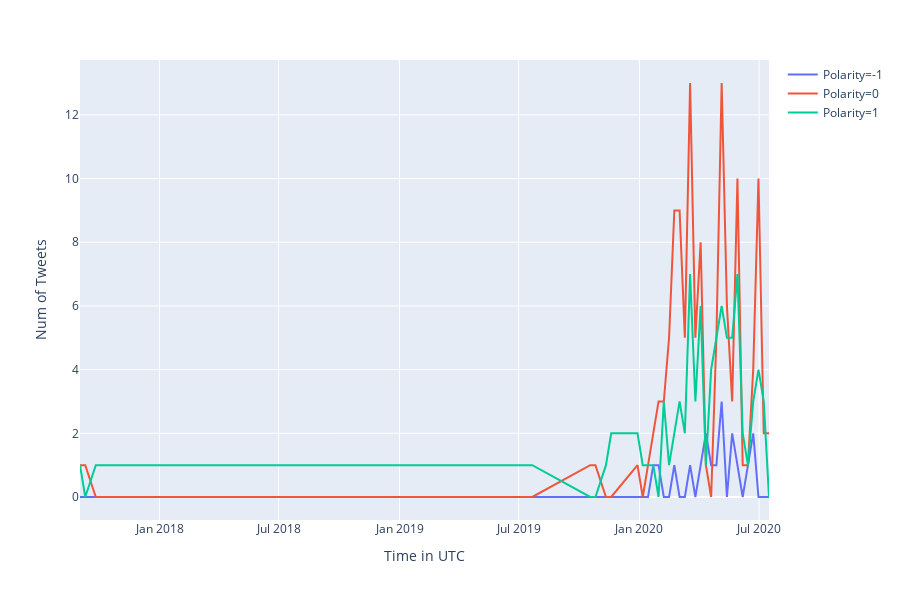

Here is the notebook cell this chart was saved with:
### Code cell
a.sent_anal(2)

'''
This plot does not get displayed on github. Hence I am displaying an image of the same plot.
It will get displayed properly on your local machine when you run it.   
'''

from IPython.display import Image
from IPython.core.display import HTML 
Image(url= "assets/pl2.png")

### Figure 1 — Plotly figure (JSON) as saved in the notebook; plotly's stock layout.template omitted (floating-point values rounded to 4 significant figures)
{"data": [{"hoverlabel": {"namelength": 0}, "hovertemplate": "Polarity=-1<br>Time in UTC=%{x}<br>Num of Tweets=%{y}", "legendgroup": "Polarity=-1", "line": {"color": "#636efa", "dash": "solid"}, "mode": "lines", "name": "Polarity=-1", "showlegend": true, "type": "scatter", "x": ["2017-09-02T00:00:00", "2017-09-10T00:00:00", "2017-09-26T00:00:00", "2018-02-09T00:00:00", "2019-07-22T00:00:00", "2019-10-18T00:00:00", "2019-10-26T00:00:00", "2019-11-11T00:00:00", "2019-11-19T00:00:00", "2019-12-29T00:00:00", "2020-01-06T00:00:00", "2020-01-14T00:00:00", "2020-01-22T00:00:00", "2020-01-30T00:00:00", "2020-02-07T00:00:00", "2020-02-15T00:00:00", "2020-02-23T00:00:00", "2020-03-02T00:00:00", "2020-03-10T00:00:00", "2020-03-18T00:00:00", "2020-03-26T00:00:00", "2020-04-03T00:00:00", "2020-04-11T00:00:00", "2020-04-19T00:00:00", "2020-04-27T00:00:00", "2020-05-05T00:00:00", "2020-05-13T00:00:00", "2020-05-21T00:00:00", "2020-05-29T00:00:00", "2020-06-06T00:00:00", "2020-06-14T00:00:00", "2020-06-22T00:00:00", "2020-06-30T00:00:00", "2020-07-08T00:00:00", "2020-07-16T00:00:00"], "xaxis": "x", "y": [0, 0, 0, 0, 0, 0, 0, 0, 0, 0, 0, 0, 1, 1, 0, 0, 1, 0, 0, 1, 0, 1, 2, 1, 1, 3, 0, 2, 1, 0, 1, 2, 0, 0, 0], "yaxis": "y"}, {"hoverlabel": {"namelength": 0}, "hovertemplate": "Polarity=0<br>Time in UTC=%{x}<br>Num of Tweets=%{y}", "legendgroup": "Polarity=0", "line": {"color": "#EF553B", "dash": "solid"}, "mode": "lines", "name": "Polarity=0", "showlegend": true, "type": "scatter", "x": ["2017-09-02T00:00:00", "2017-09-10T00:00:00", "2017-09-26T00:00:00", "2018-02-09T00:00:00", "2019-07-22T00:00:00", "2019-10-18T00:00:00", "2019-10-26T00:00:00", "2019-11-11T00:00:00", "2019-11-19T00:00:00", "2019-12-29T00:00:00", "2020-01-06T00:00:00", "2020-01-14T00:00:00", "2020-01-22T00:00:00", "2020-01-30T00:00:00", "2020-02-07T00:00:00", "2020-02-15T00:00:00", "2020-02-23T00:00:00", "2020-03-02T00:00:00", "2020-03-10T00:00:00", "2020-03-18T00:00:00", "2020-03-26T00:00:00", "2020-04-03T00:00:00", "2020-04-11T00:00:00", "2020-04-19T00:00:00", "2020-04-27T00:00:00", "2020-05-05T00:00:00", "2020-05-13T00:00:00", "2020-05-21T00:00:00", "2020-05-29T00:00:00", "2020-06-06T00:00:00", "2020-06-14T00:00:00", "2020-06-22T00:00:00", "2020-06-30T00:00:00", "2020-07-08T00:00:00", "2020-07-16T00:00:00"], "xaxis": "x", "y": [1, 1, 0, 0, 0, 1, 1, 0, 0, 1, 0, 1, 2, 3, 3, 5, 9, 9, 5, 13, 5, 8, 1, 0, 5, 13, 6, 3, 10, 1, 1, 4, 10, 2, 2], "yaxis": "y"}, {"hoverlabel": {"namelength": 0}, "hovertemplate": "Polarity=1<br>Time in UTC=%{x}<br>Num of Tweets=%{y}", "legendgroup": "Polarity=1", "line": {"color": "#00cc96", "dash": "solid"}, "mode": "lines", "name": "Polarity=1", "showlegend": true, "type": "scatter", "x": ["2017-09-02T00:00:00", "2017-09-10T00:00:00", "2017-09-26T00:00:00", "2018-02-09T00:00:00", "2019-07-22T00:00:00", "2019-10-18T00:00:00", "2019-10-26T00:00:00", "2019-11-11T00:00:00", "2019-11-19T00:00:00", "2019-12-29T00:00:00", "2020-01-06T00:00:00", "2020-01-14T00:00:00", "2020-01-22T00:00:00", "2020-01-30T00:00:00", "2020-02-07T00:00:00", "2020-02-15T00:00:00", "2020-02-23T00:00:00", "2020-03-02T00:00:00", "2020-03-10T00:00:00", "2020-03-18T00:00:00", "2020-03-26T00:00:00", "2020-04-03T00:00:00", "2020-04-11T00:00:00", "2020-04-19T00:00:00", "2020-04-27T00:00:00", "2020-05-05T00:00:00", "2020-05-13T00:00:00", "2020-05-21T00:00:00", "2020-05-29T00:00:00", "2020-06-06T00:00:00", "2020-06-14T00:00:00", "2020-06-22T00:00:00", "2020-06-30T00:00:00", "2020-07-08T00:00:00", "2020-07-16T00:00:00"], "xaxis": "x", "y": [1, 0, 1, 1, 1, 0, 0, 1, 2, 2, 1, 1, 1, 0, 3, 1, 2, 3, 2, 7, 3, 6, 1, 4, 5, 6, 5, 5, 7, 2, 1, 3, 4, 3, 0], "yaxis": "y"}], "layout": {"height": 600, "legend": {"tracegroupgap": 0}, "margin": {"t": 60}, "xaxis": {"anchor": "y", "domain": [0, 1], "title": {"text": "Time in UTC"}}, "yaxis": {"anchor": "x", "domain": [0, 1], "title": {"text": "Num of Tweets"}}}}
